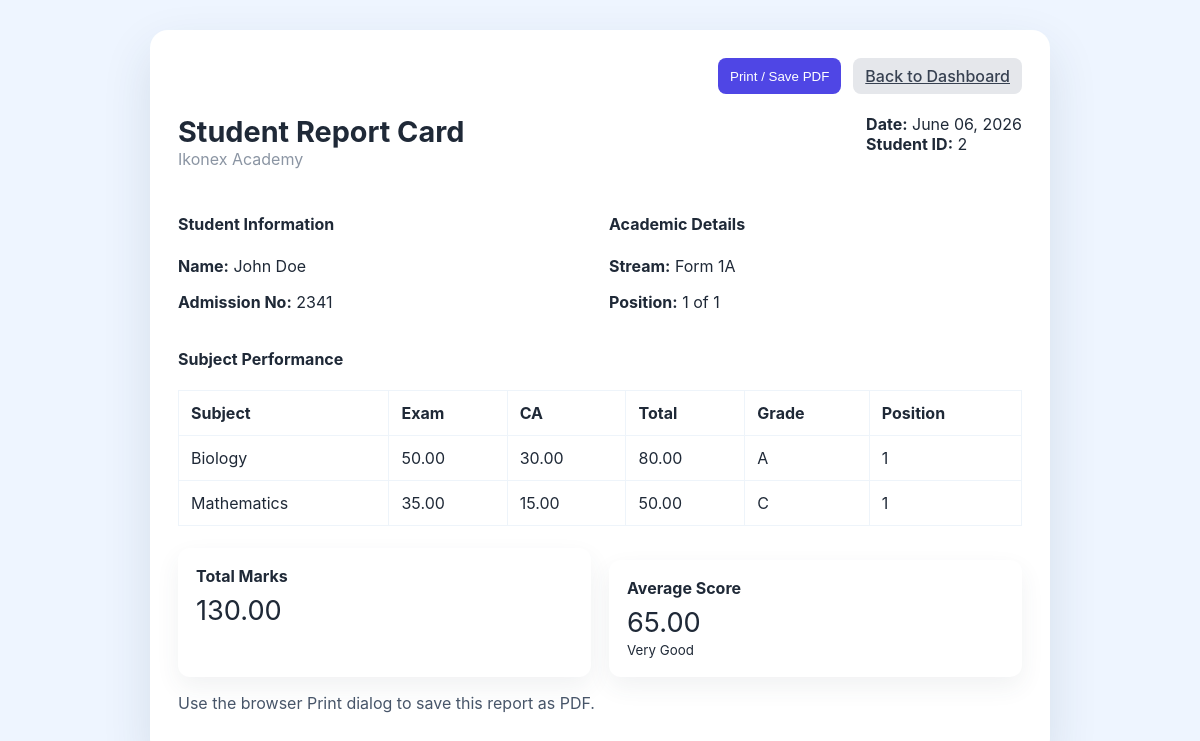
The page /student_report.php?student_id=2 (signed in) on the database its author committed.
### tables this page shows
CREATE TABLE `students` (
  `id` int(10) UNSIGNED NOT NULL,
  `first_name` varchar(120) NOT NULL,
  `last_name` varchar(120) NOT NULL,
  `admission_number` varchar(60) DEFAULT NULL,
  `stream_id` int(10) UNSIGNED NOT NULL,
  `created_at` timestamp NOT NULL DEFAULT current_timestamp()
);

CREATE TABLE `streams` (
  `id` int(10) UNSIGNED NOT NULL,
  `name` varchar(120) NOT NULL,
  `created_at` timestamp NOT NULL DEFAULT current_timestamp()
);

### config.php (called while the page is built, shortened)
<?php
function sanitize($value) {
    return htmlspecialchars(trim($value), ENT_QUOTES, 'UTF-8');
}
function getGradeScale() {
    return unserialize(GRADE_SCALE, ['allowed_classes' => false]);
}
function getGrade($score) {
    foreach (getGradeScale() as $rule) {
        if ($score >= $rule['min'] && $score <= $rule['max']) {
            return ['grade' => $rule['grade'], 'remark' => $rule['remark']];
        }
    }
    return ['grade' => 'F', 'remark' => 'Fail'];
}
function calculateTotals(array $scores): array {
    $subjects = [];
    foreach ($scores as $score) {
        $subjectName = $score['name'] ?? $score['subject_name'] ?? 'Unknown Subject';
        $key = $score['subject_id'];
        if (!isset($subjects[$key])) {
            $subjects[$key] = [
                'subject_id' => $score['subject_id'],
                'name' => $subjectName,
                'exam' => 0,
                'ca' => 0,
                'total' => 0,
            ];
        }
        if ($score['assessment_type'] === 'Exam') {
            $subjects[$key]['exam'] += (float) $score['score'];
        } else {
            $subjects[$key]['ca'] += (float) $score['score'];
        }
        $subjects[$key]['total'] = $subjects[$key]['exam'] + $subjects[$key]['ca'];
    }
    $total = 0;
    foreach ($subjects as &$subject) {
        $total += $subject['total'];
    }
    $count = count($subjects);
    $average = $count ? round($total / $count, 2) : 0;
    $gradeInfo = getGrade($average);
    return [
        'subjects' => array_values($subjects),
        'total' => round($total, 2),
        'average' => $average,
        'grade' => $gradeInfo['grade'],
        'remark' => $gradeInfo['remark'],
    ];
}

### student_report.php (the view, shortened to what this page needs)
<?php
require_once __DIR__ . '/config.php';
$studentId = isset($_GET['student_id']) ? (int) $_GET['student_id'] : 0;
$pdo = db();
$studentStmt = $pdo->prepare('SELECT s.id, s.first_name, s.last_name, s.admission_number, s.stream_id, st.name AS stream_name FROM students s JOIN streams st ON s.stream_id = st.id WHERE s.id = ?');
$studentStmt->execute([$studentId]);
$student = $studentStmt->fetch();
$streamSubjectsStmt = $pdo->prepare('SELECT sub.id, sub.name FROM subjects sub JOIN stream_subjects ss ON ss.subject_id = sub.id WHERE ss.stream_id = ? ORDER BY sub.name');
$streamSubjectsStmt->execute([$student['stream_id']]);
$streamSubjects = $streamSubjectsStmt->fetchAll();
$streamStudentsStmt = $pdo->prepare('SELECT id FROM students WHERE stream_id = ?');
$streamStudentsStmt->execute([$student['stream_id']]);
$streamStudents = $streamStudentsStmt->fetchAll(PDO::FETCH_COLUMN);
$studentScoresStmt = $pdo->prepare('SELECT sc.assessment_type, sc.score, sc.subject_id, sub.name AS subject_name FROM scores sc JOIN subjects sub ON sc.subject_id = sub.id WHERE sc.student_id = ? ORDER BY sub.name, sc.assessment_type');
$studentScoresStmt->execute([$studentId]);
$scores = $studentScoresStmt->fetchAll();
$totals = calculateTotals($scores);
$rankings = [];
foreach ($streamStudents as $streamStudentId) {
    $scoreStmt = $pdo->prepare('SELECT sc.score, sc.assessment_type, sc.subject_id FROM scores sc WHERE sc.student_id = ?');
    $scoreStmt->execute([$streamStudentId]);
    $agg = calculateTotals($scoreStmt->fetchAll());
    $rankings[] = ['student_id' => (int) $streamStudentId, 'total' => $agg['total']];
}
usort($rankings, fn($a, $b) => $b['total'] <=> $a['total']);
$position = 1;
foreach ($rankings as $entry) {
    if ($entry['student_id'] === $studentId) {
        break;
    }
    $position++;
}
$subjectPositions = [];
foreach ($streamSubjects as $subject) {
    $subjectScoresStmt = $pdo->prepare('SELECT s.id AS student_id, COALESCE(SUM(CASE WHEN sc.assessment_type = "Exam" THEN sc.score ELSE 0 END),0) + COALESCE(SUM(CASE WHEN sc.assessment_type = "CA" THEN sc.score ELSE 0 END),0) AS total_score FROM students s LEFT JOIN scores sc ON sc.student_id = s.id AND sc.subject_id = ? WHERE s.stream_id = ? GROUP BY s.id ORDER BY total_score DESC');
    $subjectScoresStmt->execute([$subject['id'], $student['stream_id']]);
    $rank = 1;
    foreach ($subjectScoresStmt->fetchAll() as $index => $row) {
        $subjectPositions[$subject['id']][$row['student_id']] = $rank;
    }
}
function groupScores(array $scores): array {
    $grouped = [];
    foreach ($scores as $score) {
        $subId = $score['subject_id'];
        if (!isset($grouped[$subId])) {
            $grouped[$subId] = ['subject_id' => $subId, 'subject_name' => $score['subject_name'], 'exam' => 0, 'ca' => 0];
        }
        if ($score['assessment_type'] === 'Exam') {
            $grouped[$subId]['exam'] += (float) $score['score'];
        } else {
            $grouped[$subId]['ca'] += (float) $score['score'];
        }
    }
    return $grouped;
}
$subjectRows = groupScores($scores);
?>
<!doctype html>
<html lang="en">
<head>
  <link rel="stylesheet" href="css/styles.css">
</head>
<body>
  <div class="report-card">
    <div class="report-actions">
      <button class="btn primary" onclick="window.print()">Print / Save PDF</button>
      <a class="btn" href="dashboard.php">Back to Dashboard</a>
    </div>
    <header>
      <div>
        <h1>Student Report Card</h1>
        <div class="muted">Ikonex Academy</div>
      </div>
      <div>
        <div><strong>Date:</strong> <?php echo date('F d, Y'); ?></div>
        <div><strong>Student ID:</strong> <?php echo sanitize($student['id']); ?></div>
      </div>
    </header>
    <div class="grid" style="grid-template-columns:1fr 1fr; gap:18px; margin-bottom:20px;">
      <div>
        <h4>Student Information</h4>
        <p><strong>Name:</strong> <?php echo sanitize($student['first_name'] . ' ' . $student['last_name']); ?></p>
        <p><strong>Admission No:</strong> <?php echo sanitize($student['admission_number']); ?></p>
      </div>
      <div>
        <h4>Academic Details</h4>
        <p><strong>Stream:</strong> <?php echo sanitize($student['stream_name']); ?></p>
        <p><strong>Position:</strong> <?php echo $position; ?> of <?php echo count($rankings); ?></p>
      </div>
    </div>
    <h4>Subject Performance</h4>
    <table>
      <thead>
        <tr><th>Subject</th><th>Exam</th><th>CA</th><th>Total</th><th>Grade</th><th>Position</th></tr>
      </thead>
      <tbody>
        <?php foreach ($subjectRows as $subject):
          $total = $subject['exam'] + $subject['ca'];
          $grade = getGrade($total);
          $positionBySubject = $subjectPositions[$subject['subject_id']][$student['id']] ?? '-';
        ?>
          <tr>
            <td><?php echo sanitize($subject['subject_name']); ?></td>
            <td><?php echo number_format($subject['exam'], 2); ?></td>
            <td><?php echo number_format($subject['ca'], 2); ?></td>
            <td><?php echo number_format($total, 2); ?></td>
            <td><?php echo sanitize($grade['grade']); ?></td>
            <td><?php echo sanitize($positionBySubject); ?></td>
          </tr>
        <?php endforeach; ?>
      </tbody>
    </table>
    <div class="grid" style="grid-template-columns:1fr 1fr; gap:18px; margin-top:22px;">
      <div class="card" style="padding:18px;">
        <strong>Total Marks</strong>
        <p style="font-size:1.7rem; margin:8px 0 0;"><?php echo number_format($totals['total'], 2); ?></p>
      </div>
      <div class="card" style="padding:18px;">
        <strong>Average Score</strong>
        <p style="font-size:1.7rem; margin:8px 0 0;"><?php echo number_format($totals['average'], 2); ?></p>
        <small><?php echo sanitize($totals['remark']); ?></small>
      </div>
    </div>
    <p class="print-note">Use the browser Print dialog to save this report as PDF.</p>
  </div>
</body>
</html>

### css/styles.css (style rules this page uses)
:root { --bg:#f3f6fb; --panel:#ffffff; --muted:#8b95a3; --blue:#3b82f6; --orange:#f59e0b; --pink:#ec4899; --green:#10b981; --shadow: 0 10px 25px rgba(58,66,86,0.07); --card-radius:12px; --gap:18px; --max-width:1200px; }
* { box-sizing:border-box }
html, body { height:100%; margin:0; font-family:Inter,system-ui, -apple-system, 'Segoe UI', Roboto, 'Helvetica Neue', Arial;color:#1f2937; background:var(--bg) }
a { color:inherit }
.muted { color:var(--muted) }
.card { background:var(--panel);border-radius:var(--card-radius);box-shadow:var(--shadow);padding:18px }
.card + .card { margin-top:12px }
.grid { display:grid;grid-template-columns:1fr 360px;gap:18px;margin-top:10px }
.btn { padding:8px 12px;border-radius:8px;border:0;background:#e5e7eb;color:#374151;cursor:pointer;font-weight:500;transition:background 0.2s ease }
.btn.primary { background:#4f46e5;color:white }

### student_report.php (style rules this page uses)
body { background:#eef5ff;padding:30px; }
.report-card { max-width:900px;margin:0 auto;background:white;border-radius:18px;box-shadow:0 20px 50px rgba(34,60,80,.12);padding:28px; }
.report-card header { display:flex;justify-content:space-between;align-items:flex-start;gap:20px;margin-bottom:24px; }
.report-card h1 { margin:0;font-size:1.8rem; }
.report-card table { width:100%;border-collapse:collapse;margin-top:18px; }
.report-card td, .report-card th { padding:12px;border:1px solid #eef4fa;text-align:left; }
.report-actions { display:flex;gap:12px;justify-content:flex-end;margin-bottom:20px; }
.print-note { margin-top:16px;color:#475569; }

### rows shown on the page
students: id "2", first_name+last_name "John Doe", admission_number "2341", stream.name "Form 1A", id "1"

### other values the page prints
$position "1"
count($rankings) "1"
$subject['subject_name'] "Biology"
$subject['exam'] "50.00"
$subject['ca'] "30.00"
$total "80.00"
$grade['grade'] "A"
$subject['subject_name'] "Mathematics"
$subject['exam'] "35.00"
$subject['ca'] "15.00"
$total "50.00"
$grade['grade'] "C"
$totals['total'] "130.00"
$totals['average'] "65.00"
$totals['remark'] "Very Good"
